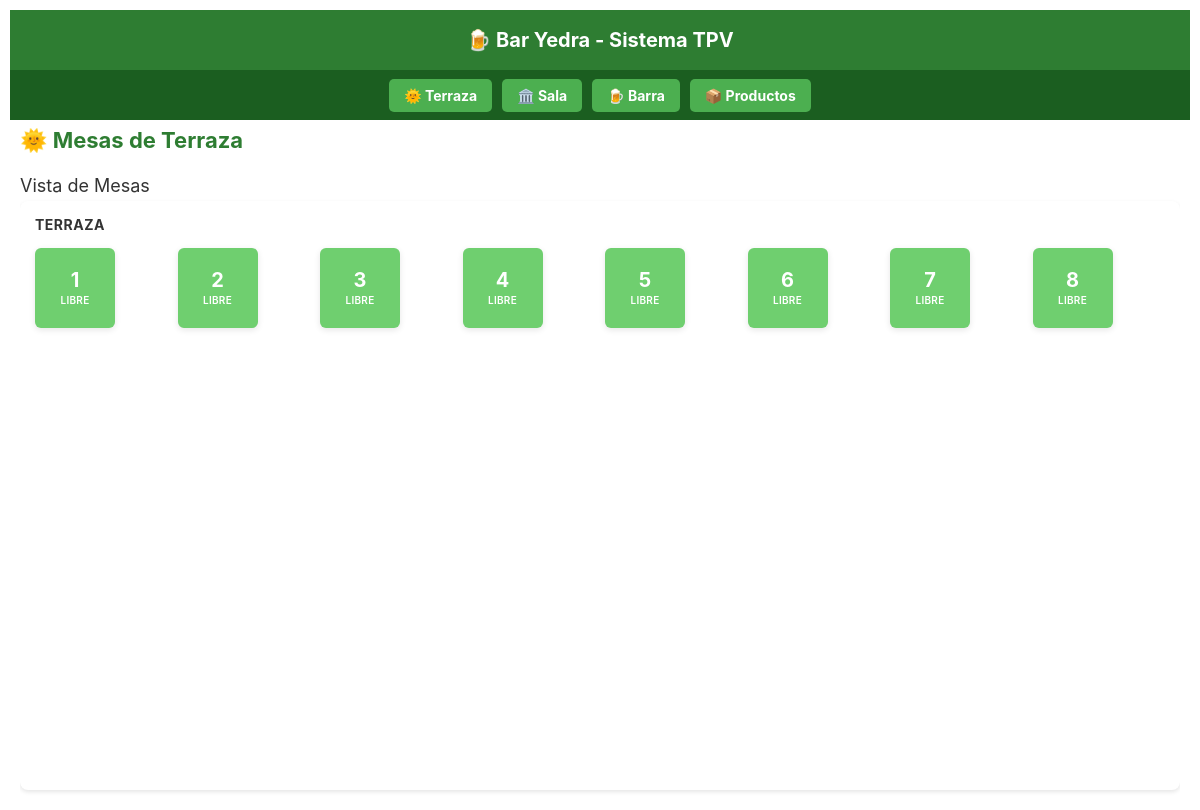
Page /terraza on the earlier database version.
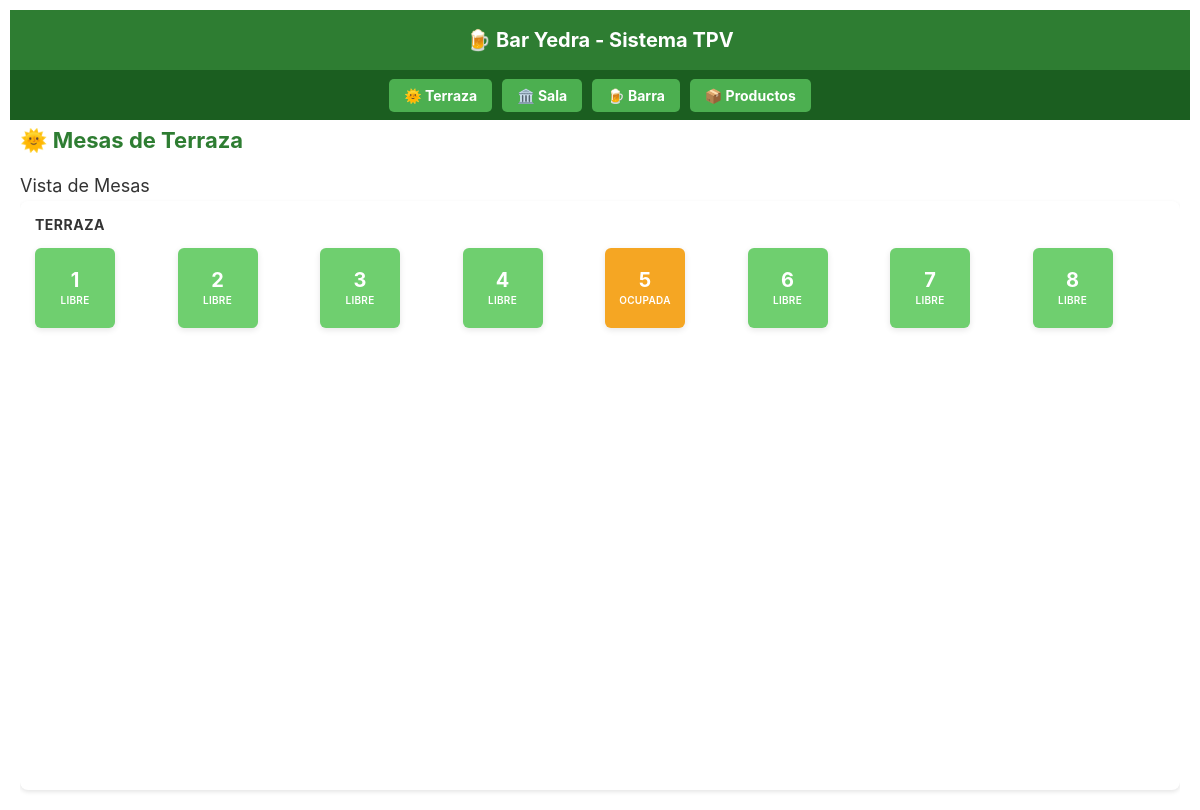
Same page on the later database version.
### models.py (models this page shows, shortened)
class Mesa(db.Model):
    __tablename__ = 'mesa'
    id = db.Column(db.Integer, primary_key=True)
    numero = db.Column(db.Integer, nullable=False)
    zona = db.Column(db.String(50), nullable=False)  # Terraza, Sala, Barra
    estado = db.Column(db.String(20), default='libre')  # libre, ocupada, pagada
    pedidos = db.relationship('Pedido', backref='mesa', lazy=True)

### app.py (the view)
@app.route('/terraza')
def terraza():
    mesas = Mesa.query.filter_by(zona='Terraza').order_by(Mesa.numero).all()
    return render_template('terraza.html', mesas=mesas)

### templates/terraza.html (shortened to what this page needs)
{% extends "base_tpv.html" %}
{% block content %}
<div class="page-wrapper">
    <div class="products-header">
        <h2>🌞 Mesas de Terraza</h2>
    </div>
    <h3>Vista de Mesas</h3>
    <div class="section">
        <div class="section-title">TERRAZA</div>
        <div class="mesas-grid">
            {% for mesa in mesas %}
                <div class="mesa-card {{ mesa.estado }}" onclick="window.location.href='/mesa/{{ mesa.id }}'">
                    <div class="mesa-numero">{{ mesa.numero }}</div>
                    <div class="mesa-estado">
                        {% if mesa.estado == 'libre' %}
                            LIBRE
                        {% elif mesa.estado == 'ocupada' %}
                            OCUPADA
                        {% else %}
                            PAGADA
                        {% endif %}
                    </div>
                </div>
            {% endfor %}
        </div>
    </div>
</div>
{% endblock %}

Differences in the rows shown:
changed Mesa (number 5 of 8 on the later page): estado "LIBRE" → "OCUPADA"
